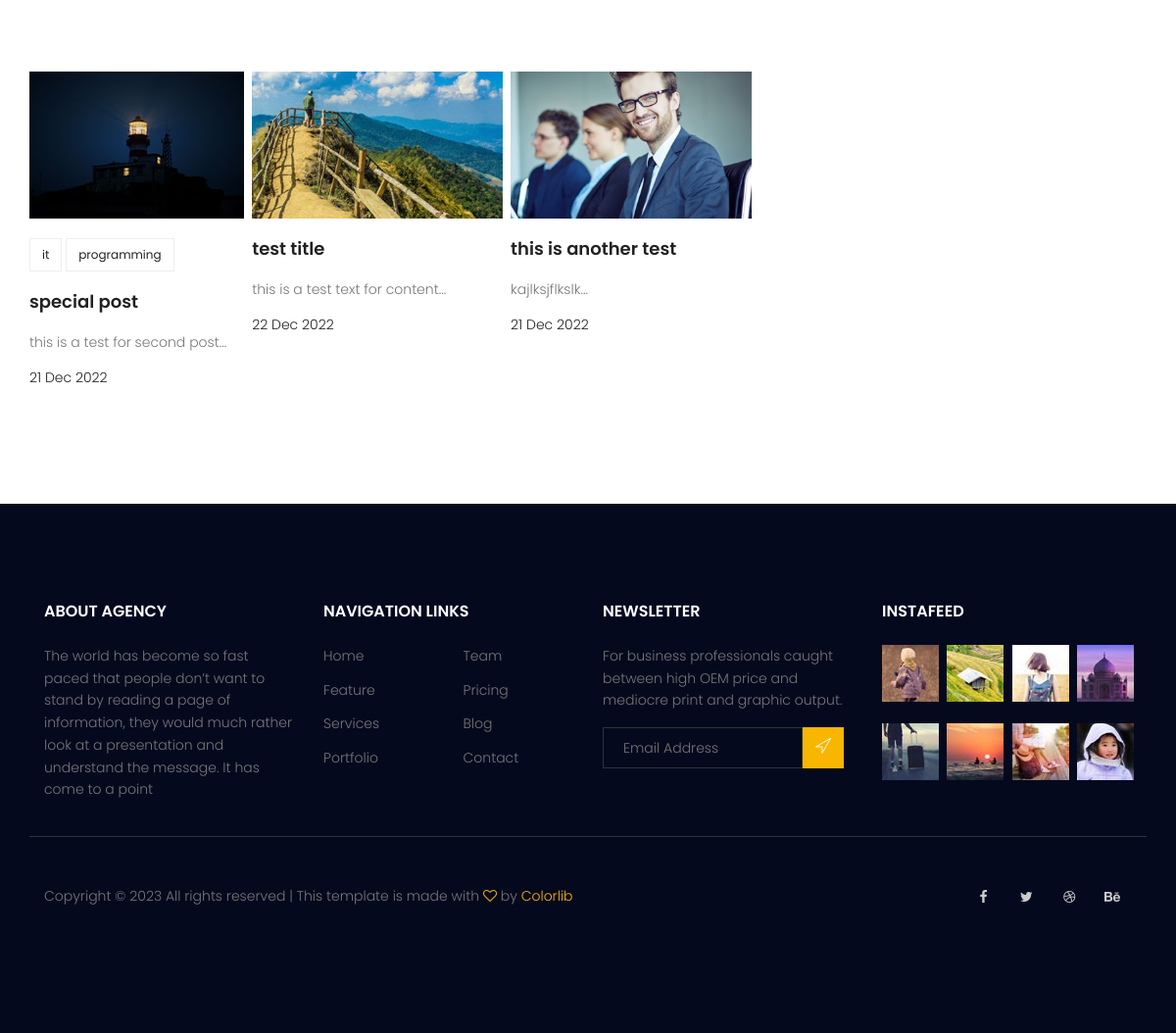
The app's page / (lower part), older data.
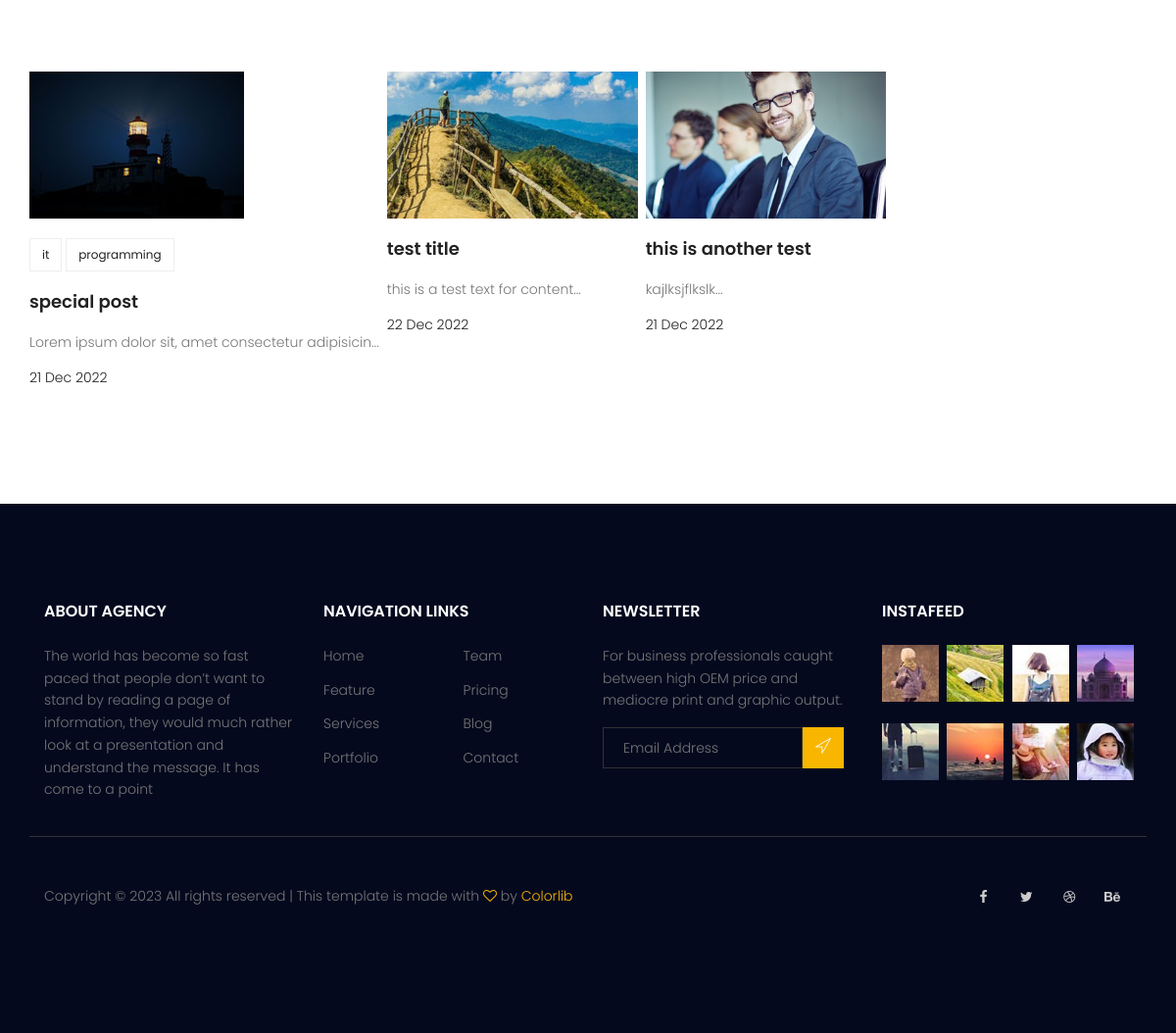
The same page, newer data.
### blog/models.py (models this page shows, shortened)
class Post(models.Model):
    image = models.ImageField(upload_to='blog/', default='default.jpg')
    author = models.ForeignKey(User, on_delete=models.SET_NULL, null=True)
    title = models.CharField(max_length=255)
    content = models.TextField()
    category = models.ManyToManyField(Category)
    counted_view = models.IntegerField(default=0)
    status = models.BooleanField(default=False)
    published_date = models.DateTimeField(null=True)
    created_date = models.DateTimeField(auto_now_add=True)
    updated_date = models.DateTimeField(auto_now=True)
    class Meta:
        ordering = ['created_date']

### website/views.py (the view)
# urls.py: path('', index_view, name="index"),
def index_view(request):
    return render(request, 'website/index.html')

### website/templatetags/website_tags.py (called while the page is built)
@register.inclusion_tag('website/website-latest-posts.html')
def landinglatestposts():
    posts = Post.objects.filter(status=1)[:6]
    return {'posts': posts}

@register.filter
def snippet(value, slice=20):
    return value[:slice] + '...'

### templates/website/index.html (shortened to what this page needs)
{% extends 'base.html' %} {% load static %}
{% load website_tags %}
{% block content %}
<section class="recent-blog-area section-gap">
  <div class="container">
    <div class="row d-flex justify-content-center">
      <div class="menu-content pb-60 col-lg-9">
      </div>
    </div>
    <div class="row">
      {% landinglatestposts %}
    </div>
  </div>
</section>
{% endblock %}

### templates/website/website-latest-posts.html
{% load website_tags %}
<div class="active-recent-blog-carusel" style="display: flex; gap: 0.5rem;">
  {% for post in posts %}
  <div class="single-recent-blog-post item">
    <div class="thumb">
      <img
        class="img-fluid"
        src="{{post.image.url}}"
        alt=""
        style=" margin: 0 auto; height: 150px;;"
      />
    </div>
    <div class="details">
      <div class="tags">
        <ul>
          {% for cat in post.category.all %}
          <li>
            <a href="{% url 'blog:category' cat_name=cat.name %}"
              >{{cat.name}}</a
            >
          </li>
          {% endfor %}
        </ul>
      </div>
      <a href="#"><h4 class="title">{{post.title}}</h4></a>
      <p>{{post.content|snippet:50}}</p>
      <h6 class="date">{{post.published_date|date:'d M Y'}}</h6>
    </div>
  </div>
  {% endfor %}
</div>

Row changes from the older to the newer data that the page shows:
changed Post "special post": content|snippet "this is a test for second post..." → "Lorem ipsum dolor sit, amet consectetur adipisicin..."
